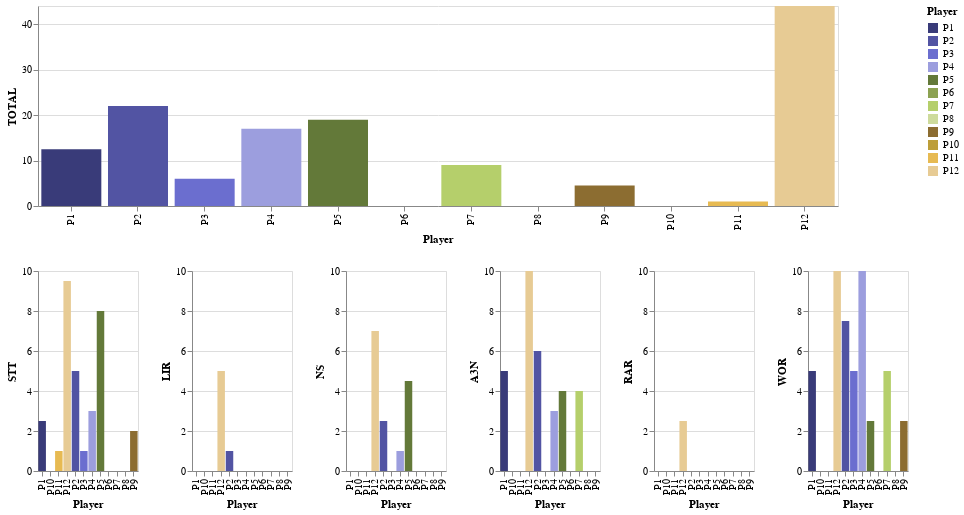

This figure's notebook cell:
### Markdown cell above
### Detailed Charts

### Code cell
#collapse-hide
dt9_8 = pd.read_csv("/home/rubens/papers_briefing/csvs/map9x8.csv")
selector = alt.selection_single(empty='all', fields=['Player'])
l = dt9_8['Player'].tolist()
color_scale = alt.Scale(domain=l,scheme="category20b")
base = alt.Chart(dt9_8).properties(
    width=800,
    height=200
).add_selection(selector)

points = base.mark_bar(filled=True, size=60).encode(
    x=alt.X('Player:N', sort=alt.EncodingSortField(field='Test', order='descending')),
    y=alt.Y('TOTAL:Q',            
            scale=alt.Scale(domain=[0,max(dt9_8['TOTAL'].tolist())])),
    tooltip=['Test:N','Type:N'],
    color=alt.condition(selector,
                        'Player:N',
                        alt.value('lightgray'),
                        scale=color_scale),
)

hists = base.mark_bar(opacity=1.0, thickness=100).encode(
    x=alt.X('Player:N'),
    y=alt.Y('STT:Q',
            stack=None,
            scale=alt.Scale(domain=[0,10])),
    color=alt.Color('Player:N',
                    scale=color_scale),
    tooltip=['Code:N']
).transform_filter(
    selector
).properties(
    width=100,
    height=200
)

hists2 = base.mark_bar(opacity=1.0, thickness=100).encode(
    x=alt.X('Player:N'),
    y=alt.Y('LIR:Q',
            stack=None,
            scale=alt.Scale(domain=[0,10])),
    color=alt.Color('Player:N',
                    scale=color_scale),
    tooltip=['Code:N']
).transform_filter(
    selector
).properties(
    width=100,
    height=200
)

hists3 = base.mark_bar(opacity=1.0, thickness=80).encode(
    x=alt.X('Player:N'),
    y=alt.Y('NS:Q',
            stack=None,
            scale=alt.Scale(domain=[0,10])),
    color=alt.Color('Player:N',
                    scale=color_scale),
    tooltip=['Code:N']
).transform_filter(
    selector
).properties(
    width=100,
    height=200
)

hists4 = base.mark_bar(opacity=1.0, thickness=80).encode(
    x=alt.X('Player:N'),
    y=alt.Y('A3N:Q',
            stack=None,
            scale=alt.Scale(domain=[0,10])),
    color=alt.Color('Player:N',
                    scale=color_scale),
    tooltip=['Code:N']
).transform_filter(
    selector
).properties(
    width=100,
    height=200
)

hists5 = base.mark_bar(opacity=1.0, thickness=80).encode(
    x=alt.X('Player:N'),
    y=alt.Y('RAR:Q',
            stack=None,
            scale=alt.Scale(domain=[0,10])),
    color=alt.Color('Player:N',
                    scale=color_scale),
    tooltip=['Code:N']
).transform_filter(
    selector
).properties(
    width=100,
    height=200
)

hists6 = base.mark_bar(opacity=1.0, thickness=80).encode(
    x=alt.X('Player:N'),
    y=alt.Y('WOR:Q',
            stack=None,
            scale=alt.Scale(domain=[0,10])),
    color=alt.Color('Player:N',
                    scale=color_scale),
    tooltip=['Code:N']
).transform_filter(
    selector
).properties(
    width=100,
    height=200
)

alt.vconcat(points , hists | hists2 | hists3 | hists4 | hists5 | hists6)

### Figure 1 — Vega-Lite specification as saved in the notebook (floating-point values rounded to 4 significant figures)
{"config": {"view": {"continuousWidth": 400, "continuousHeight": 300}}, "vconcat": [{"mark": {"type": "bar", "filled": true, "size": 60}, "encoding": {"color": {"condition": {"type": "nominal", "field": "Player", "scale": {"domain": ["P1", "P2", "P3", "P4", "P5", "P6", "P7", "P8", "P9", "P10", "P11", "P12"], "scheme": "category20b"}, "selection": "selector009"}, "value": "lightgray"}, "tooltip": [{"type": "nominal", "field": "Test"}, {"type": "nominal", "field": "Type"}], "x": {"type": "nominal", "field": "Player", "sort": {"field": "Test", "order": "descending"}}, "y": {"type": "quantitative", "field": "TOTAL", "scale": {"domain": [0, 44.0]}}}, "height": 200, "selection": {"selector009": {"type": "single", "empty": "all", "fields": ["Player"]}}, "width": 800}, {"hconcat": [{"mark": {"type": "bar", "opacity": 1.0, "thickness": 100}, "encoding": {"color": {"type": "nominal", "field": "Player", "scale": {"domain": ["P1", "P2", "P3", "P4", "P5", "P6", "P7", "P8", "P9", "P10", "P11", "P12"], "scheme": "category20b"}}, "tooltip": [{"type": "nominal", "field": "Code"}], "x": {"type": "nominal", "field": "Player"}, "y": {"type": "quantitative", "field": "STT", "scale": {"domain": [0, 10]}, "stack": null}}, "height": 200, "selection": {"selector009": {"type": "single", "empty": "all", "fields": ["Player"]}}, "transform": [{"filter": {"selection": "selector009"}}], "width": 100}, {"mark": {"type": "bar", "opacity": 1.0, "thickness": 100}, "encoding": {"color": {"type": "nominal", "field": "Player", "scale": {"domain": ["P1", "P2", "P3", "P4", "P5", "P6", "P7", "P8", "P9", "P10", "P11", "P12"], "scheme": "category20b"}}, "tooltip": [{"type": "nominal", "field": "Code"}], "x": {"type": "nominal", "field": "Player"}, "y": {"type": "quantitative", "field": "LIR", "scale": {"domain": [0, 10]}, "stack": null}}, "height": 200, "selection": {"selector009": {"type": "single", "empty": "all", "fields": ["Player"]}}, "transform": [{"filter": {"selection": "selector009"}}], "width": 100}, {"mark": {"type": "bar", "opacity": 1.0, "thickness": 80}, "encoding": {"color": {"type": "nominal", "field": "Player", "scale": {"domain": ["P1", "P2", "P3", "P4", "P5", "P6", "P7", "P8", "P9", "P10", "P11", "P12"], "scheme": "category20b"}}, "tooltip": [{"type": "nominal", "field": "Code"}], "x": {"type": "nominal", "field": "Player"}, "y": {"type": "quantitative", "field": "NS", "scale": {"domain": [0, 10]}, "stack": null}}, "height": 200, "selection": {"selector009": {"type": "single", "empty": "all", "fields": ["Player"]}}, "transform": [{"filter": {"selection": "selector009"}}], "width": 100}, {"mark": {"type": "bar", "opacity": 1.0, "thickness": 80}, "encoding": {"color": {"type": "nominal", "field": "Player", "scale": {"domain": ["P1", "P2", "P3", "P4", "P5", "P6", "P7", "P8", "P9", "P10", "P11", "P12"], "scheme": "category20b"}}, "tooltip": [{"type": "nominal", "field": "Code"}], "x": {"type": "nominal", "field": "Player"}, "y": {"type": "quantitative", "field": "A3N", "scale": {"domain": [0, 10]}, "stack": null}}, "height": 200, "selection": {"selector009": {"type": "single", "empty": "all", "fields": ["Player"]}}, "transform": [{"filter": {"selection": "selector009"}}], "width": 100}, {"mark": {"type": "bar", "opacity": 1.0, "thickness": 80}, "encoding": {"color": {"type": "nominal", "field": "Player", "scale": {"domain": ["P1", "P2", "P3", "P4", "P5", "P6", "P7", "P8", "P9", "P10", "P11", "P12"], "scheme": "category20b"}}, "tooltip": [{"type": "nominal", "field": "Code"}], "x": {"type": "nominal", "field": "Player"}, "y": {"type": "quantitative", "field": "RAR", "scale": {"domain": [0, 10]}, "stack": null}}, "height": 200, "selection": {"selector009": {"type": "single", "empty": "all", "fields": ["Player"]}}, "transform": [{"filter": {"selection": "selector009"}}], "width": 100}, {"mark": {"type": "bar", "opacity": 1.0, "thickness": 80}, "encoding": {"color": {"type": "nominal", "field": "Player", "scale": {"domain": ["P1", "P2", "P3", "P4", "P5", "P6", "P7", "P8", "P9", "P10", "P11", "P12"], "scheme": "category20b"}}, "tooltip": [{"type": "nominal", "field": "Code"}], "x": {"type": "nominal", "field": "Player"}, "y": {"type": "quantitative", "field": "WOR", "scale": {"domain": [0, 10]}, "stack": null}}, "height": 200, "selection": {"selector009": {"type": "single", "empty": "all", "fields": ["Player"]}}, "transform": [{"filter": {"selection": "selector009"}}], "width": 100}]}], "data": {"name": "data-d07291dfa61fa2c0496f5787a78bc4da"}, "$schema": "https://vega.github.io/schema/vega-lite/v4.8.1.json", "datasets": {"data-d07291dfa61fa2c0496f5787a78bc4da": [{"Player": "P1", "STT": 2.5, "LIR": 0.0, "RAR": 0.0, "WOR": 5.0, "NS": 0.0, "A3N": 5.0, "TOTAL": 12.5, "Test": "L9x8-31696699", "Type": "LE", "Code": "train(Worker,19,EnemyDir)"}, {"Player": "P2", "STT": 5.0, "LIR": 1.0, "RAR": 0.0, "WOR": 7.5, "NS": 2.5, "A3N": 6.0, "TOTAL": 22.0, "Test": "L9x8-31696699", "Type": "LE", "Code": "attack(Worker,closest) train(Worker,6,Left) build(Base,3,Left) harvest(6)"}, {"Player": "P3", "STT": 1.0, "LIR": 0.0, "RAR": 0.0, "WOR": 5.0, "NS": 0.0, "A3N": 0.0, "TOTAL": 6.0, "Test": "L9x8-31696705", "Type": "ME", "Code": "harvest(2) for(u) (attack(Worker,closest,u) harvest(7,u) train(Worker,7,Left))"}, {"Player": "P4", "STT": 3.0, "LIR": 0.0, "RAR": 0.0, "WOR": 10.0, "NS": 1.0, "A3N": 3.0, "TOTAL": 17.0, "Test": "L9x8-31696705", "Type": "LE", "Code": "train(Worker,4,EnemyDir) for(u) (build(Base,3,Right,u) attack(Worker,closest,u) harvest(4,u))"}, {"Player": "P5", "STT": 8.0, "LIR": 0.0, "RAR": 0.0, "WOR": 2.5, "NS": 4.5, "A3N": 4.0, "TOTAL": 19.0, "Test": "L9-42849689", "Type": "LE", "Code": "for(u) (attack(Worker,closest,u) train(Worker,5,Left) build(Barrack,1,Right,u) harvest(9,u) moveaway(Worker,u))"}, {"Player": "P6", "STT": 0.0, "LIR": 0.0, "RAR": 0.0, "WOR": 0.0, "NS": 0.0, "A3N": 0.0, "TOTAL": 0.0, "Test": "L9-42849689", "Type": "MP", "Code": "for(u) (harvest(4,u) attack(Worker,closest,u) harvest(5,u) build(Base,2,Left,u)) for(u) (train(Worker,7,Right) harvest(5,u))"}, {"Player": "P7", "STT": 0.0, "LIR": 0.0, "RAR": 0.0, "WOR": 5.0, "NS": 0.0, "A3N": 4.0, "TOTAL": 9.0, "Test": "L9-42849689", "Type": "ME", "Code": "for(u) (harvest(8,u) moveaway(Worker,u) train(Worker,16,EnemyDir)) for(u) (build(Barrack,3,Up,u)) for(u) (attack(Worker,weakest,u))"}, {"Player": "P8", "STT": 0.0, "LIR": 0.0, "RAR": 0.0, "WOR": 0.0, "NS": 0.0, "A3N": 0.0, "TOTAL": 0.0, "Test": "L9-42849689", "Type": "LE", "Code": "for(u) (train(Worker,5,Up)) if(HaveQtdUnitsbyType(Ranged,8)) (build(Barrack,2,Right)) for(u) (attack(Worker,mostHealthy,u) harvest(8,u))"}, {"Player": "P9", "STT": 2.0, "LIR": 0.0, "RAR": 0.0, "WOR": 2.5, "NS": 0.0, "A3N": 0.0, "TOTAL": 4.5, "Test": "L9x8-31696705", "Type": "LE", "Code": "for(u) (train(Worker,5,Right)) for(u) (attack(Worker,lessHealthy,u) harvest(1,u) train(Ranged,13,Down) harvest(3,u) build(Barrack,2,Left,u))"}, {"Player": "P10", "STT": 0.0, "LIR": 0.0, "RAR": 0.0, "WOR": 0.0, "NS": 0.0, "A3N": 0.0, "TOTAL": 0.0, "Test": "L9x8-31696699", "Type": "ME", "Code": "for(u) (if(HaveUnitsToDistantToEnemy(Worker,4,u)) (build(Base,2,Down,u)) (harvest(1,u)) attack(Worker,lessHealthy,u) harvest(8,u)) for(u) (train(Worker,15,Right))"}, {"Player": "P11", "STT": 1.0, "LIR": 0.0, "RAR": 0.0, "WOR": 0.0, "NS": 0.0, "A3N": 0.0, "TOTAL": 1.0, "Test": "L9x8-31696699", "Type": "MP", "Code": "for(u) (train(Worker,4,Up) attack(Worker,lessHealthy,u) if(HaveQtdUnitsHarversting(1)) (build(Barrack,1,Down,u)) harvest(5,u) train(Heavy,3,EnemyDir) attack(Heavy,lessHealthy,u))"}, {"Player": "P12", "STT": 9.5, "LIR": 5.0, "RAR": 2.5, "WOR": 10.0, "NS": 7.0, "A3N": 10.0, "TOTAL": 44.0, "Test": "L9x8-31696705", "Type": "MP", "Code": "for(u) (train(Ranged,4,Up) harvest(6,u) train(Worker,6,Left)) build(Barrack,2,Right) attack(Ranged,closest) for(u) (moveToUnit(Worker,Ally,farthest,u)) moveToUnit(Ranged,Ally,lessHealthy)"}]}}
